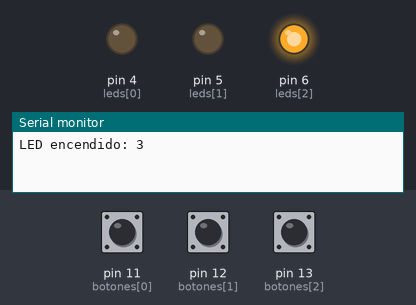
This sketch was run on a simulated Arduino Uno, built with avr-gcc and run on an emulated ATmega328P. On the bench: output pins drawn as LEDs (lit = HIGH), the last lines printed to the serial monitor. The inputs (shaded band) are chosen by the test bench; at power-on: pin 13 (botones[2]) LOW, pin 12 (botones[1]) LOW, pin 11 (botones[0]) LOW. Random numbers use the default seed unless the sketch sets one.

Above: at 1.2 s.
1.3 s: pin 13 (botones[2]) pulled HIGH for 0.15 s
At 2.3 s:
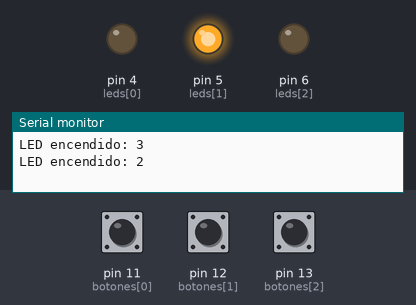
3.0 s: pin 12 (botones[1]) pulled HIGH for 0.15 s
At 3.12 s:
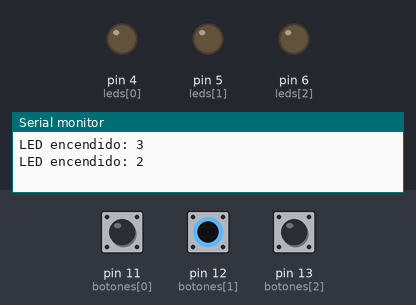
4.7 s: pin 13 (botones[2]) pulled HIGH for 1 s
At 6.7 s:
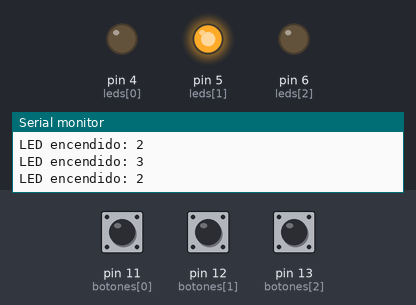
7.2 s: pin 12 (botones[1]) pulled HIGH for 1 s
At 8.6 s:
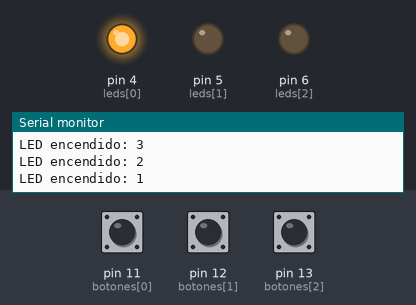
Timing chart, 0 to 10.2 s (numbered marks = the images above; inputs shaded):
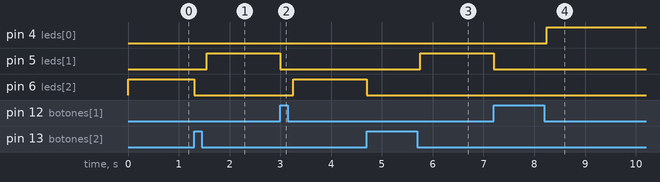

The sketch:

A1.3_random3_led_boton.ino
```cpp
// Declaración de pines
const int numComponentes = 3;
const int leds[numComponentes] = {4, 5, 6};       // Pines de los LEDs
const int botones[numComponentes] = {11, 12, 13};   // Pines de los botones correspondientes

int ledActivo = -1; // Guarda el índice (0, 1 o 2) del LED encendido

void setup() {
  randomSeed(analogRead(A0));
  Serial.begin(9600);

  for (int i = 0; i < numComponentes; i++) {
    pinMode(leds[i], OUTPUT);
    pinMode(botones[i], INPUT); // Configuración Pull-Down externa
    digitalWrite(leds[i], LOW);
  }

  // Prende el primer LED al azar al encender el Arduino
  seleccionarNuevoLED();
}

void loop() {
  // Solo evalúa el botón que CORRESPONDE al LED encendido actualmente
  if (digitalRead(botones[ledActivo]) == HIGH) {

    // 1. Apaga el LED actual
    digitalWrite(leds[ledActivo], LOW);

    // Antirrebote y espera a que sueltes el botón correcto
    delay(200);
    while (digitalRead(botones[ledActivo]) == HIGH);
    delay(50);

    // 2. Enciende otro LED al azar
    seleccionarNuevoLED();
  }
  // Si presionas un botón incorrecto, el programa lo ignora y el LED se queda prendido
}

void seleccionarNuevoLED() {
  int nuevoLed;

  // Garantiza que el nuevo LED elegido no sea el mismo que se acaba de apagar
  do {
    nuevoLed = random(0, numComponentes);
  } while (nuevoLed == ledActivo);

  ledActivo = nuevoLed;
  digitalWrite(leds[ledActivo], HIGH);

  Serial.print("LED encendido: ");
  Serial.println(ledActivo + 1);
}
```

Measured:
- after the input at 1.3 s, pin 5 (leds[1]): LOW → HIGH after 0.25 s; pin 6 (leds[2]): HIGH → LOW at once
- after the input at 3.0 s, pin 5 (leds[1]): HIGH → LOW at once; pin 6 (leds[2]): LOW → HIGH after 0.25 s
- after the input at 4.7 s, pin 5 (leds[1]): LOW → HIGH after 1.1 s; pin 6 (leds[2]): HIGH → LOW at once
- after the input at 7.2 s, pin 4 (leds[0]): LOW → HIGH after 1.1 s; pin 5 (leds[1]): HIGH → LOW at once
